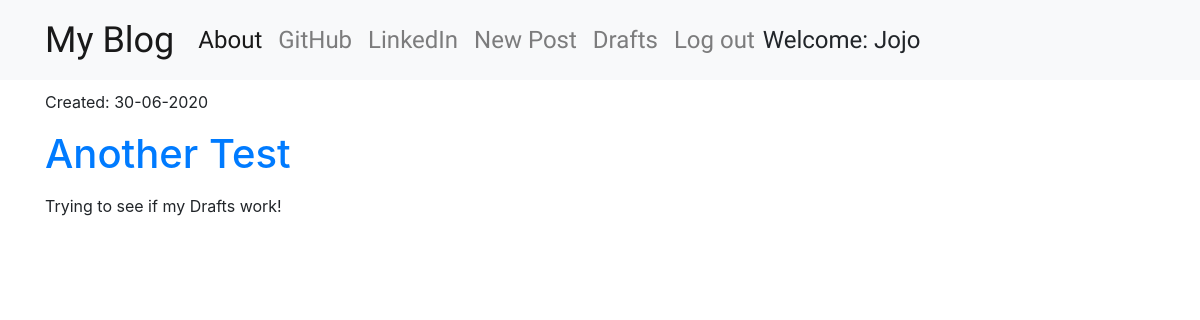
Before: /drafts (signed in) with the older database file.
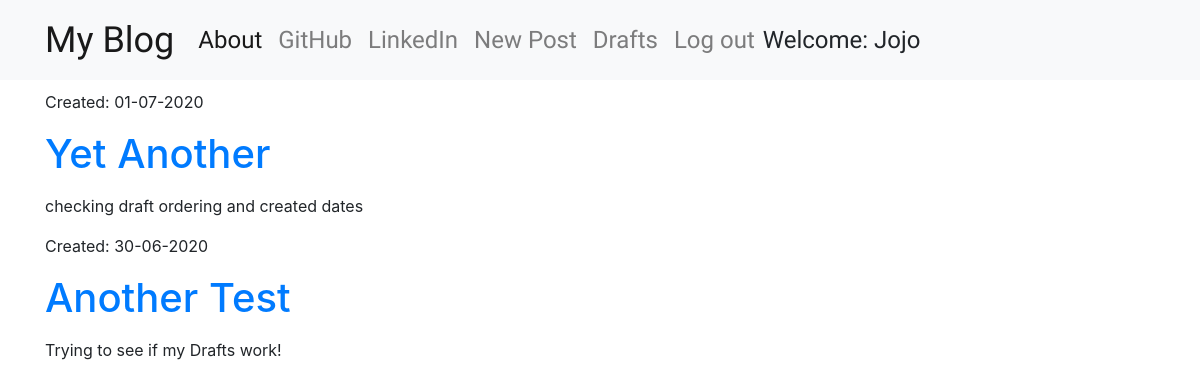
After: the same page with the newer database file.
### blog/models.py (models this page shows, shortened)
class Post(models.Model):
    author = models.ForeignKey('auth.User',on_delete=models.CASCADE)
    title = models.CharField(max_length=200)
    text = models.TextField()
    created_date = models.DateTimeField(default=timezone.now)
    published_date = models.DateTimeField(blank=True,null=True)

### blog/views.py (the view)
# urls.py: path('drafts',views.DraftListView.as_view(),name='post_draft_list'),
class DraftListView(LoginRequiredMixin,ListView):
    login_url = '/login/'
    redirect_field_name = 'blog/post_list.html'
    template_name = 'blog/post_draft_list.html'
    context_object_name = 'draft_posts'
    model = Post
    def get_queryset(self):
        return Post.objects.filter(published_date__isnull=True).order_by('-created_date')

### blog/templates/blog/post_draft_list.html (shortened to what this page needs)
{% extends "blog/base.html" %}
{% block content%}
  {% for post in draft_posts %}
    <div class="post">
      <p class="date">Created: {{post.created_date|date:'d-m-Y'}}</p>
      <h1><a href="{% url 'post_detail' pk=post.pk %}">{{post.title}}</a></h1>
      <p class="postcontent">{{ post.text|safe|linebreaksbr}}</p>
    </div>
  {% endfor %}
{% endblock %}

Changed rows visible on the page:
added Post: created_date "01-07-2020", title "Yet Another", text "checking draft ordering and created dates"
